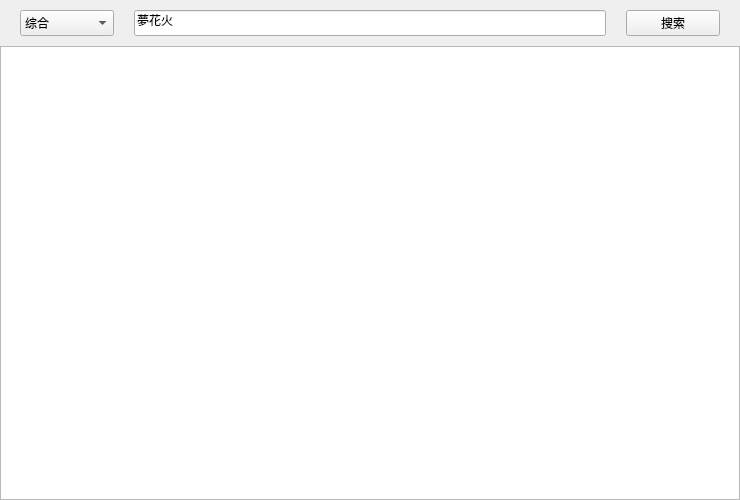
<?xml version="1.0" encoding="UTF-8"?>
<ui version="4.0">
 <class>OnlineSearcherU</class>
 <widget class="QWidget" name="OnlineSearcherU">
  <property name="geometry">
   <rect>
    <x>0</x>
    <y>0</y>
    <width>740</width>
    <height>500</height>
   </rect>
  </property>
  <property name="windowTitle">
   <string>Form</string>
  </property>
  <layout class="QVBoxLayout" name="VL_OnlineSearcherW" stretch="1,10">
   <property name="spacing">
    <number>0</number>
   </property>
   <property name="leftMargin">
    <number>0</number>
   </property>
   <property name="topMargin">
    <number>0</number>
   </property>
   <property name="rightMargin">
    <number>0</number>
   </property>
   <property name="bottomMargin">
    <number>0</number>
   </property>
   <item>
    <widget class="QWidget" name="w_searchControllerZone" native="true">
     <property name="maximumSize">
      <size>
       <width>16777215</width>
       <height>16777215</height>
      </size>
     </property>
     <layout class="QHBoxLayout" name="HL_searchControllerZone" stretch="1,5,1">
      <property name="spacing">
       <number>20</number>
      </property>
      <property name="leftMargin">
       <number>20</number>
      </property>
      <property name="topMargin">
       <number>10</number>
      </property>
      <property name="rightMargin">
       <number>20</number>
      </property>
      <property name="bottomMargin">
       <number>10</number>
      </property>
      <item>
       <widget class="QComboBox" name="c_searchPreference">
        <property name="sizePolicy">
         <sizepolicy hsizetype="Preferred" vsizetype="Maximum">
          <horstretch>0</horstretch>
          <verstretch>0</verstretch>
         </sizepolicy>
        </property>
        <property name="maximumSize">
         <size>
          <width>16777215</width>
          <height>30</height>
         </size>
        </property>
        <item>
         <property name="text">
          <string>综合</string>
         </property>
        </item>
        <item>
         <property name="text">
          <string>作者</string>
         </property>
        </item>
        <item>
         <property name="text">
          <string>歌词</string>
         </property>
        </item>
       </widget>
      </item>
      <item>
       <widget class="QLineEdit" name="edit_searchInput">
        <property name="sizePolicy">
         <sizepolicy hsizetype="Expanding" vsizetype="Maximum">
          <horstretch>0</horstretch>
          <verstretch>0</verstretch>
         </sizepolicy>
        </property>
        <property name="maximumSize">
         <size>
          <width>16777215</width>
          <height>30</height>
         </size>
        </property>
        <property name="text">
         <string>夢花火</string>
        </property>
       </widget>
      </item>
      <item>
       <widget class="QPushButton" name="pb_startSearching">
        <property name="sizePolicy">
         <sizepolicy hsizetype="Minimum" vsizetype="Maximum">
          <horstretch>0</horstretch>
          <verstretch>0</verstretch>
         </sizepolicy>
        </property>
        <property name="maximumSize">
         <size>
          <width>16777215</width>
          <height>30</height>
         </size>
        </property>
        <property name="text">
         <string>搜索</string>
        </property>
        <property name="isHighlighted" stdset="0">
         <bool>true</bool>
        </property>
       </widget>
      </item>
     </layout>
    </widget>
   </item>
   <item>
    <widget class="QListWidget" name="lw_searchResultZone">
     <property name="autoScrollMargin">
      <number>1</number>
     </property>
     <property name="editTriggers">
      <set>QAbstractItemView::NoEditTriggers</set>
     </property>
     <property name="selectionMode">
      <enum>QAbstractItemView::NoSelection</enum>
     </property>
     <property name="verticalScrollMode">
      <enum>QAbstractItemView::ScrollPerPixel</enum>
     </property>
     <property name="horizontalScrollMode">
      <enum>QAbstractItemView::ScrollPerPixel</enum>
     </property>
    </widget>
   </item>
  </layout>
 </widget>
 <resources/>
 <connections/>
</ui>
